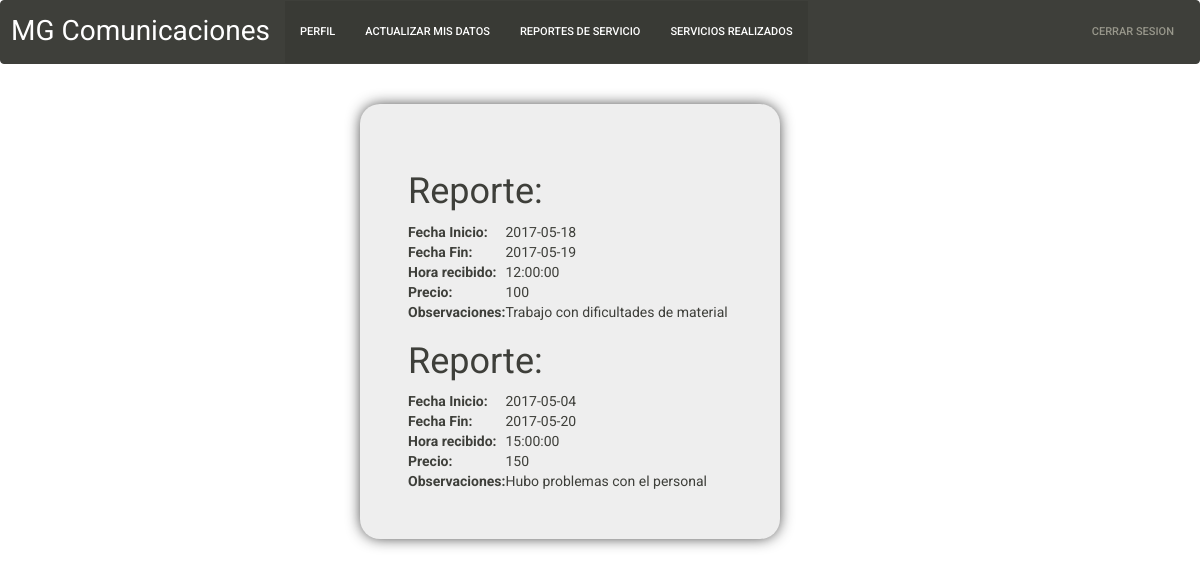
The page /html/reportes.php on the database its author committed.
### tables this page shows
CREATE TABLE IF NOT EXISTS `reporteservicio` (
  `codreporteseservicio` int(5) NOT NULL AUTO_INCREMENT,
  `fechainicio` date NOT NULL,
  `idempleado` int(5) NOT NULL,
  `fechafin` date NOT NULL,
  `horarecibido` time NOT NULL,
  `precioservicio` decimal(30,0) NOT NULL,
  `observaciones` varchar(60) NOT NULL,
  PRIMARY KEY (`codreporteseservicio`)
);

### html/reportes.php (the view, shortened to what this page needs)
<!DOCTYPE html>
<html lang="es">
<head>
 <link rel="stylesheet" type="text/css" href="../css1/bootstrap.min.css">
    <link rel="stylesheet" type="text/css" href="../css/general.css">
</head>
<body>
<?php
$conecte= new mysqli("localhost","root","","proyecto");
    $consul = "SELECT Cod, nombre from empleados where nickname='".$_SESSION['nombre']."'";
    $resultado = $conecte->query($consul);
    $fila1 = $resultado->fetch_assoc();
       $cod= $fila1['Cod'];
          $consulta = "SELECT fechainicio,fechafin,horarecibido,precioservicio,observaciones From reporteservicio where idempleado='".$cod."'";
    $result = $conecte->query($consulta);
     echo '<nav class="navbar navbar-default">
  <div class="container-fluid">
    <div class="navbar-header">
      </button>
      <a class="navbar-brand" href="#">MG Comunicaciones</a>
    </div>
    <div class="collapse navbar-collapse" id="bs-example-navbar-collapse-1">
      <ul class="nav navbar-nav">
        <li class="active"><a href="../php/login.php">PERFIL<span class="sr-only">(current)</span></a></li>
        <li class="active"><a href="../html/ActualizarEmpleado.php">ACTUALIZAR MIS DATOS</a></li>
        <li class="active"><a href="../html/registroservicio.php">REPORTES DE SERVICIO</a></li>
        <li class="active"><a href="../html/reportes.php">SERVICIOS REALIZADOS</a></li>
        <li class="dropdown">
      </ul>
      <ul class="nav navbar-nav navbar-right">
        <li><a href="../php/cerrarsesion.php">CERRAR SESION</a></li>
      </ul>
    </div>
  </div>
</nav>
<br>
<div class="container-fluid">
<div class="row">
<div class="col-sm-5 col-sm-offset-5" style=" -webkit-box-shadow: 0px 0px 15px -2px rgba(33,33,33,1);
-moz-box-shadow: 0px 0px 15px -2px rgba(33,33,33,1);
box-shadow: 0px 0px 15px -2px rgba(33,33,33,1); padding:4%; margin:0 auto; border-radius:20px; background:#eeeeee; margin-left:30%;">';
    if($result->num_rows >0){
         while($fila = $result->fetch_assoc()){
    echo "<section id='info'>";
     echo "<h1>Reporte:</h1>";
     echo "<table class='shidori'>";
     echo "<tr>";
     echo "<th id='name'>Fecha Inicio:</th>";
     echo "<td>".$fila['fechainicio']."</td>";
     echo "</tr>";
     echo "<tr>";
     echo "<th id='name'>Fecha Fin:</th>";
     echo "<td>".$fila['fechafin']."</td>";
     echo "</tr>";
     echo "<tr>";
     echo "<th id='name'>Hora recibido:</th>";
     echo "<td>".$fila['horarecibido']."</td>";
     echo "</tr>";
     echo "<tr>";
     echo "<th id='name'>Precio:</th>";
     echo "<td>".$fila['precioservicio']."</td>";
     echo "</tr>";
    echo "<tr>";
     echo "<th id='name'>Observaciones:</th>";
     echo "<td>".$fila['observaciones']."</td>";
     echo "</tr>";
     echo "</table>";
     echo "</section> ";
              }
    }else {
        echo "no hay reportes";
    }
?>
</body>
</html>

### css/general.css (style rules this page uses)
.navbar-brand { font-size: 2em; }
.active { font-size: 5em; }

### rows shown on the page
reporteservicio: fechainicio "2017-05-18", fechafin "2017-05-19", horarecibido "12:00:00", precioservicio "100", observaciones "Trabajo con dificultades de material"
reporteservicio: fechainicio "2017-05-04", fechafin "2017-05-20", horarecibido "15:00:00", precioservicio "150", observaciones "Hubo problemas con el personal"
